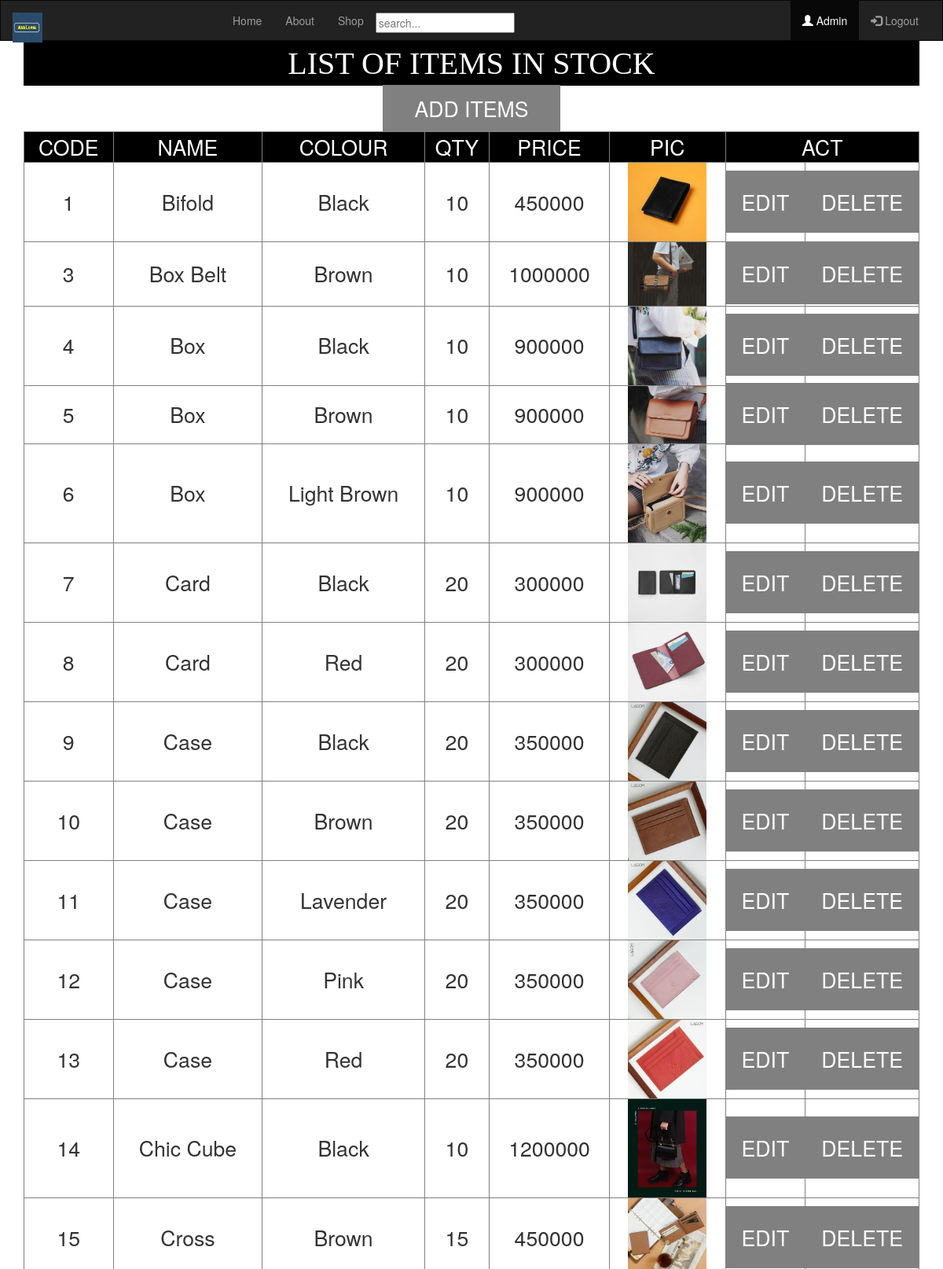
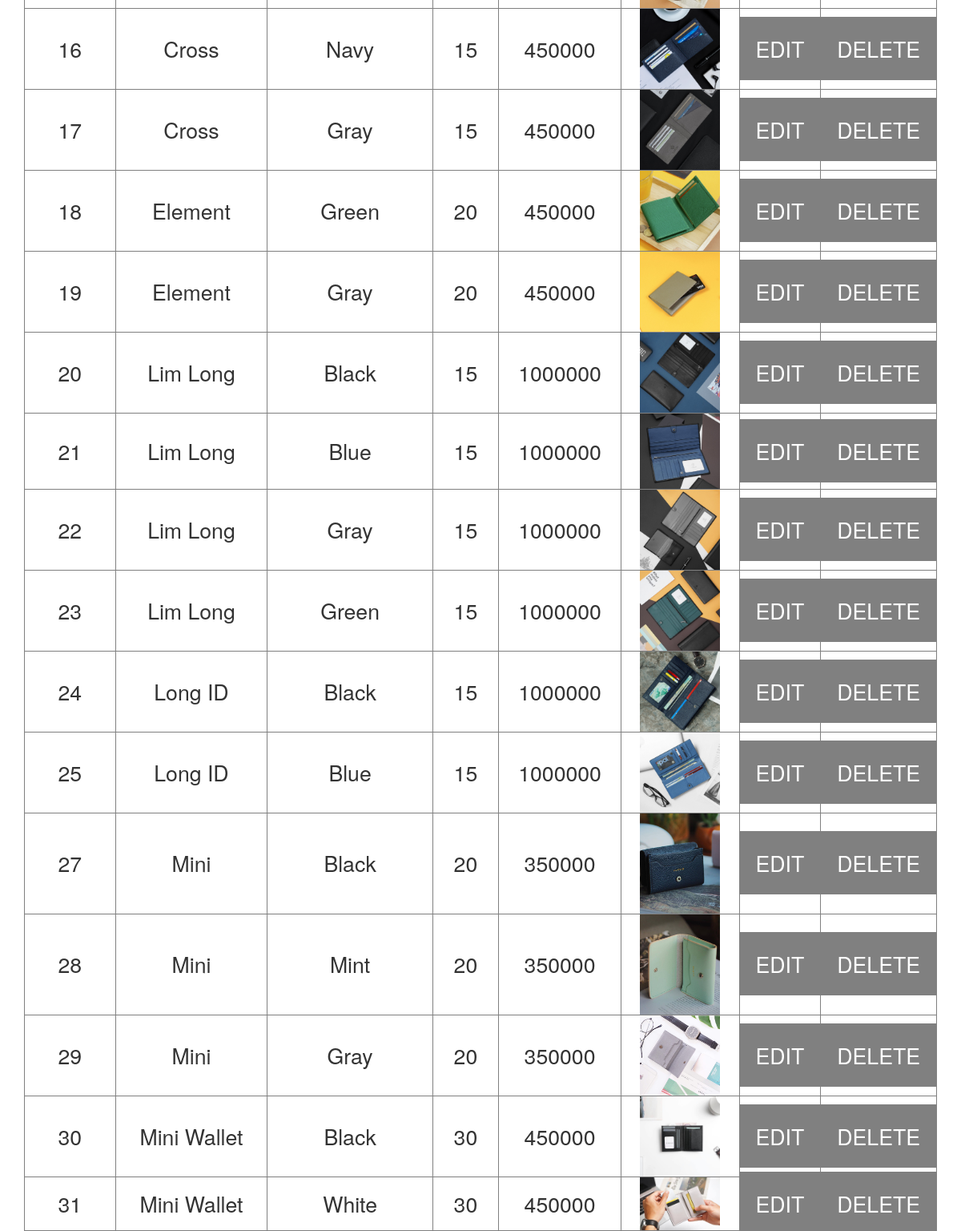
The app's page /admin.php (upper part) with its own data (2 pictures, top to bottom).
### tables this page shows
CREATE TABLE IF NOT EXISTS `items` (
  `id` bigint(20) unsigned NOT NULL AUTO_INCREMENT,
  `name` varchar(50) NOT NULL,
  `price` int(30) NOT NULL,
  `color` varchar(30) NOT NULL,
  `qty` int(11) NOT NULL,
  `pic` varchar(200) NOT NULL,
  PRIMARY KEY (`id`),
  UNIQUE KEY `ID` (`id`)
);

### admin.php (the view, shortened to what this page needs)
<!DOCTYPE html>
<html lang="en">
<head>
  <link rel="stylesheet" href="css/bootstrap.min.css">
</head>
<body>
<nav class="navbar navbar-inverse">
  <div class="container-fluid">
    <div class="navbar-header">
      <a class="navbar-brand"  href="#"><img src="pic/logo.png" style="width:15%"> </a>
    </div>
    <div class="collapse navbar-collapse" id="myNavbar">
      <ul class="nav navbar-nav">
        <li><a href="index.php">Home</a></li>
        <li><a href="About.php">About</a></li>
        <li> <a href="items.php">Shop</a></li>
        <li style="margin-top: 15px;">
            <input type="text" name="search" id="search" placeholder="search..."/>
        </li>
      </ul>
      <ul class="nav navbar-nav navbar-right">
      	<li class="active"><a href="admin.php"><span class="glyphicon glyphicon-user"></span> Admin</a>
        </li>
        <li><a href="logout.php"><span class="glyphicon glyphicon-log-in"></span> Logout</a></li>
      </ul>
    </div>
  </div>
</nav>
<div class="container text-center">
  <p style="background-color: black; font-family: fantasy; font-size: 30pt; color: white;">LIST OF ITEMS IN STOCK</h2>
  <div class="row">
    <div class="col-sm-12" id="noidung">
          <a href="upload.php" style="font-size: 20pt; background: gray; color: white; padding: 10px 40px;">ADD ITEMS</a>
          <p>
          <table width="100%" border="1" style="font-size: 20pt">
            <tr bgcolor="black" style="color: white;">
              <td>CODE</td>
              <td>NAME</td>
              <td>COLOUR</td>
              <td>QTY</td>
              <td>PRICE</td>
              <td>PIC</td>
              <td colspan="2">ACT</td>
            </tr>
            <?php
              include("connect.php");
              $sql = "SELECT * FROM items";
              $result = $conn->query($sql);
              while($row = $result->fetch_assoc())
              {
            ?>
            <tr>
              <td><?php echo $row['id'];?></td>
              <td><?php echo $row['name'];?></td>
              <td><?php echo $row['color'];?></td>
              <td><?php echo $row['qty'];?></td>
              <td><?php echo $row['price'];?></td>
              <td><img src="<?php echo $row['pic'];?>" width="100px" /></td>
              <td width="100"><a href="edit.php?id=<?php echo $row['id'];?>" style="font-size: 20pt; background: gray; color: white; padding: 20px;">EDIT</a></td>
              <td width="100"><a href="delsp.php?id=<?php echo $row['id'];?>" style="font-size: 20pt; background: gray; color: white; padding: 20px;">DELETE</a></td>
            </tr>
              <?php
                }
              ?>
          </table>
      </div>
  </div>
</div>
<br>
</body>
</html>

### admin.php (style rules this page uses)
.navbar { margin-bottom: 0; border-radius: 0; }

### records on screen
items: id "1", name "Bifold", color "Black", qty "10", price "450000", pic (picture)
items: id "3", name "Box Belt", color "Brown", qty "10", price "1000000", pic (picture)
items: id "4", name "Box", color "Black", qty "10", price "900000", pic (picture)
items: id "5", name "Box", color "Brown", qty "10", price "900000", pic (picture)
items: id "6", name "Box", color "Light Brown", qty "10", price "900000", pic (picture)
items: id "7", name "Card", color "Black", qty "20", price "300000", pic (picture)
items: id "8", name "Card", color "Red", qty "20", price "300000", pic (picture)
items: id "9", name "Case", color "Black", qty "20", price "350000", pic (picture)
items: id "10", name "Case", color "Brown", qty "20", price "350000", pic (picture)
items: id "11", name "Case", color "Lavender", qty "20", price "350000", pic (picture)
items: id "12", name "Case", color "Pink", qty "20", price "350000", pic (picture)
items: id "13", name "Case", color "Red", qty "20", price "350000", pic (picture)
items: id "14", name "Chic Cube", color "Black", qty "10", price "1200000", pic (picture)
items: id "15", name "Cross", color "Brown", qty "15", price "450000", pic (picture)
items: id "16", name "Cross", color "Navy", qty "15", price "450000", pic (picture)
items: id "17", name "Cross", color "Gray", qty "15", price "450000", pic (picture)
items: id "18", name "Element", color "Green", qty "20", price "450000", pic (picture)
items: id "19", name "Element", color "Gray", qty "20", price "450000", pic (picture)
items: id "20", name "Lim Long", color "Black", qty "15", price "1000000", pic (picture)
items: id "21", name "Lim Long", color "Blue", qty "15", price "1000000", pic (picture)
items: id "22", name "Lim Long", color "Gray", qty "15", price "1000000", pic (picture)
items: id "23", name "Lim Long", color "Green", qty "15", price "1000000", pic (picture)
items: id "24", name "Long ID", color "Black", qty "15", price "1000000", pic (picture)
items: id "25", name "Long ID", color "Blue", qty "15", price "1000000", pic (picture)
items: id "27", name "Mini", color "Black", qty "20", price "350000", pic (picture)
items: id "28", name "Mini", color "Mint", qty "20", price "350000", pic (picture)
items: id "29", name "Mini", color "Gray", qty "20", price "350000", pic (picture)
items: id "30", name "Mini Wallet", color "Black", qty "30", price "450000", pic (picture)
items: id "31", name "Mini Wallet", color "White", qty "30", price "450000", pic (picture)
